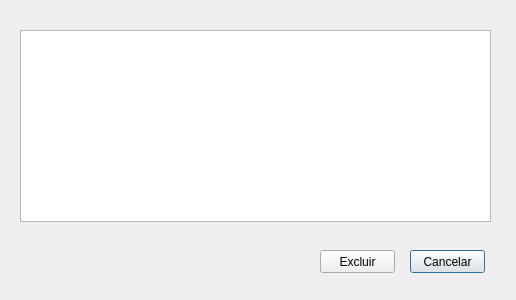
<?xml version="1.0" encoding="UTF-8"?>
<ui version="4.0">
 <class>FrmPesqClienteDialog</class>
 <widget class="QDialog" name="FrmPesqClienteDialog">
  <property name="geometry">
   <rect>
    <x>0</x>
    <y>0</y>
    <width>516</width>
    <height>300</height>
   </rect>
  </property>
  <property name="windowTitle">
   <string>Pesquisa Cliente</string>
  </property>
  <widget class="QTableView" name="clienteView">
   <property name="geometry">
    <rect>
     <x>20</x>
     <y>30</y>
     <width>471</width>
     <height>192</height>
    </rect>
   </property>
  </widget>
  <widget class="QPushButton" name="btCancelar">
   <property name="geometry">
    <rect>
     <x>410</x>
     <y>250</y>
     <width>75</width>
     <height>23</height>
    </rect>
   </property>
   <property name="text">
    <string>Cancelar</string>
   </property>
  </widget>
  <widget class="QPushButton" name="btExcluir">
   <property name="geometry">
    <rect>
     <x>320</x>
     <y>250</y>
     <width>75</width>
     <height>23</height>
    </rect>
   </property>
   <property name="text">
    <string>Excluir</string>
   </property>
  </widget>
 </widget>
 <resources/>
 <connections/>
</ui>
